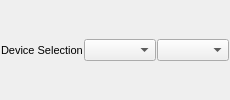
          <widget class="QFrame" name="frame_9">
           <property name="frameShape">
            <enum>QFrame::NoFrame</enum>
           </property>
           <property name="frameShadow">
            <enum>QFrame::Plain</enum>
           </property>
           <layout class="QHBoxLayout" name="horizontalLayout" stretch="4,3,1">
            <property name="spacing">
             <number>1</number>
            </property>
            <property name="leftMargin">
             <number>1</number>
            </property>
            <property name="topMargin">
             <number>1</number>
            </property>
            <property name="rightMargin">
             <number>1</number>
            </property>
            <property name="bottomMargin">
             <number>1</number>
            </property>
            <item>
             <widget class="QLabel" name="label_4">
              <property name="font">
               <font>
                <pointsize>8</pointsize>
               </font>
              </property>
              <property name="text">
               <string>Device Selection</string>
              </property>
             </widget>
            </item>
            <item>
             <widget class="QComboBox" name="comboBox_devices">
              <property name="minimumSize">
               <size>
                <width>0</width>
                <height>22</height>
               </size>
              </property>
              <property name="maximumSize">
               <size>
                <width>16777215</width>
                <height>22</height>
               </size>
              </property>
              <property name="font">
               <font>
                <pointsize>8</pointsize>
               </font>
              </property>
             </widget>
            </item>
            <item>
             <widget class="QComboBox" name="comboBox_devslot">
              <property name="minimumSize">
               <size>
                <width>0</width>
                <height>22</height>
               </size>
              </property>
              <property name="maximumSize">
               <size>
                <width>16777215</width>
                <height>22</height>
               </size>
              </property>
              <property name="font">
               <font>
                <pointsize>8</pointsize>
               </font>
              </property>
             </widget>
            </item>
           </layout>
          </widget>
